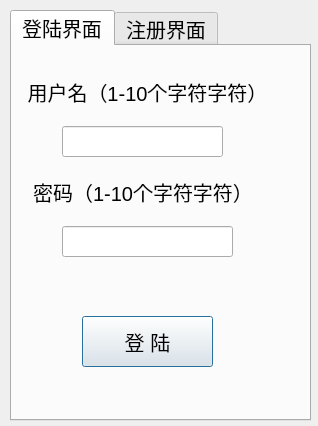
<?xml version="1.0" encoding="UTF-8"?>
<ui version="4.0">
 <class>LoginDialog</class>
 <widget class="QDialog" name="LoginDialog">
  <property name="geometry">
   <rect>
    <x>0</x>
    <y>0</y>
    <width>318</width>
    <height>426</height>
   </rect>
  </property>
  <property name="font">
   <font>
    <pointsize>9</pointsize>
   </font>
  </property>
  <property name="windowTitle">
   <string>用户登陆注册</string>
  </property>
  <widget class="QTabWidget" name="tabWidget">
   <property name="geometry">
    <rect>
     <x>10</x>
     <y>10</y>
     <width>301</width>
     <height>411</height>
    </rect>
   </property>
   <property name="font">
    <font>
     <pointsize>15</pointsize>
    </font>
   </property>
   <property name="currentIndex">
    <number>0</number>
   </property>
   <widget class="QWidget" name="tab">
    <attribute name="title">
     <string>登陆界面</string>
    </attribute>
    <widget class="QLabel" name="label">
     <property name="geometry">
      <rect>
       <x>10</x>
       <y>20</y>
       <width>261</width>
       <height>51</height>
      </rect>
     </property>
     <property name="text">
      <string> 用户名（1-10个字符字符）</string>
     </property>
    </widget>
    <widget class="QLineEdit" name="Username">
     <property name="geometry">
      <rect>
       <x>50</x>
       <y>80</y>
       <width>161</width>
       <height>31</height>
      </rect>
     </property>
     <property name="text">
      <string/>
     </property>
    </widget>
    <widget class="QLabel" name="label_2">
     <property name="geometry">
      <rect>
       <x>10</x>
       <y>120</y>
       <width>261</width>
       <height>51</height>
      </rect>
     </property>
     <property name="text">
      <string>  密码（1-10个字符字符）</string>
     </property>
    </widget>
    <widget class="QLineEdit" name="Password">
     <property name="geometry">
      <rect>
       <x>50</x>
       <y>180</y>
       <width>171</width>
       <height>31</height>
      </rect>
     </property>
     <property name="text">
      <string/>
     </property>
    </widget>
    <widget class="QPushButton" name="LoginInButton">
     <property name="geometry">
      <rect>
       <x>70</x>
       <y>270</y>
       <width>131</width>
       <height>51</height>
      </rect>
     </property>
     <property name="text">
      <string>登 陆</string>
     </property>
    </widget>
   </widget>
   <widget class="QWidget" name="tab_2">
    <attribute name="title">
     <string>注册界面</string>
    </attribute>
    <widget class="QLineEdit" name="NewPassword">
     <property name="geometry">
      <rect>
       <x>60</x>
       <y>140</y>
       <width>171</width>
       <height>31</height>
      </rect>
     </property>
     <property name="text">
      <string/>
     </property>
    </widget>
    <widget class="QLineEdit" name="NewUsername">
     <property name="geometry">
      <rect>
       <x>60</x>
       <y>70</y>
       <width>161</width>
       <height>31</height>
      </rect>
     </property>
     <property name="text">
      <string/>
     </property>
    </widget>
    <widget class="QLabel" name="label_3">
     <property name="geometry">
      <rect>
       <x>20</x>
       <y>110</y>
       <width>261</width>
       <height>31</height>
      </rect>
     </property>
     <property name="text">
      <string>  密码（1-10个字符字符）</string>
     </property>
    </widget>
    <widget class="QPushButton" name="CreateCount">
     <property name="geometry">
      <rect>
       <x>70</x>
       <y>320</y>
       <width>131</width>
       <height>51</height>
      </rect>
     </property>
     <property name="text">
      <string>注 册</string>
     </property>
    </widget>
    <widget class="QLabel" name="label_4">
     <property name="geometry">
      <rect>
       <x>20</x>
       <y>30</y>
       <width>251</width>
       <height>31</height>
      </rect>
     </property>
     <property name="text">
      <string> 用户名（1-10个字符字符）</string>
     </property>
    </widget>
    <widget class="QLineEdit" name="RootPassword">
     <property name="geometry">
      <rect>
       <x>60</x>
       <y>230</y>
       <width>171</width>
       <height>31</height>
      </rect>
     </property>
     <property name="inputMethodHints">
      <set>Qt::ImhNone</set>
     </property>
     <property name="text">
      <string/>
     </property>
    </widget>
    <widget class="QLabel" name="label_5">
     <property name="geometry">
      <rect>
       <x>10</x>
       <y>190</y>
       <width>261</width>
       <height>31</height>
      </rect>
     </property>
     <property name="text">
      <string>root密码（1-10个字符字符）</string>
     </property>
    </widget>
    <widget class="QCheckBox" name="isAdminChecked">
     <property name="geometry">
      <rect>
       <x>30</x>
       <y>280</y>
       <width>221</width>
       <height>31</height>
      </rect>
     </property>
     <property name="text">
      <string>是否创建为管理员账户</string>
     </property>
    </widget>
   </widget>
  </widget>
 </widget>
 <resources/>
 <connections/>
</ui>
